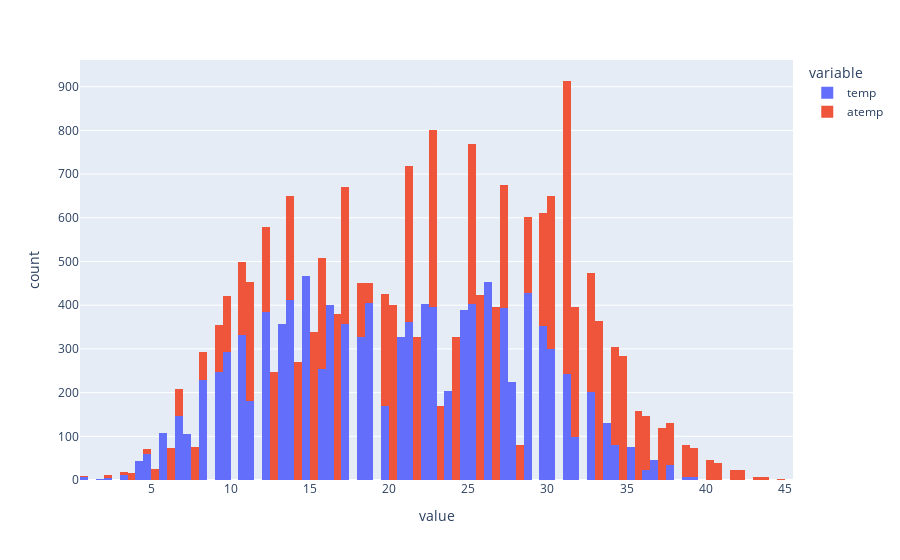

The notebook cell this image was saved under:
### Code cell
fig = px.histogram(df, x = ["temp", "atemp"])
fig.show()

### Figure 1 — Plotly figure (JSON) as saved in the notebook; plotly's stock layout.template omitted (floating-point values rounded to 4 significant figures; data arrays with more than 128 entries replaced by an {"elided": "..."} marker saying what was removed)
{"data": [{"alignmentgroup": "True", "bingroup": "x", "hovertemplate": "variable=temp<br>value=%{x}<br>count=%{y}<extra></extra>", "legendgroup": "temp", "marker": {"color": "#636efa", "pattern": {"shape": ""}}, "name": "temp", "offsetgroup": "temp", "orientation": "v", "showlegend": true, "type": "histogram", "x": {"elided": "10886 float values"}, "xaxis": "x", "yaxis": "y"}, {"alignmentgroup": "True", "bingroup": "x", "hovertemplate": "variable=atemp<br>value=%{x}<br>count=%{y}<extra></extra>", "legendgroup": "atemp", "marker": {"color": "#EF553B", "pattern": {"shape": ""}}, "name": "atemp", "offsetgroup": "atemp", "orientation": "v", "showlegend": true, "type": "histogram", "x": {"elided": "10886 float values"}, "xaxis": "x", "yaxis": "y"}], "layout": {"barmode": "relative", "legend": {"title": {"text": "variable"}, "tracegroupgap": 0}, "margin": {"t": 60}, "xaxis": {"anchor": "y", "domain": [0, 1], "title": {"text": "value"}}, "yaxis": {"anchor": "x", "domain": [0, 1], "title": {"text": "count"}}}}
